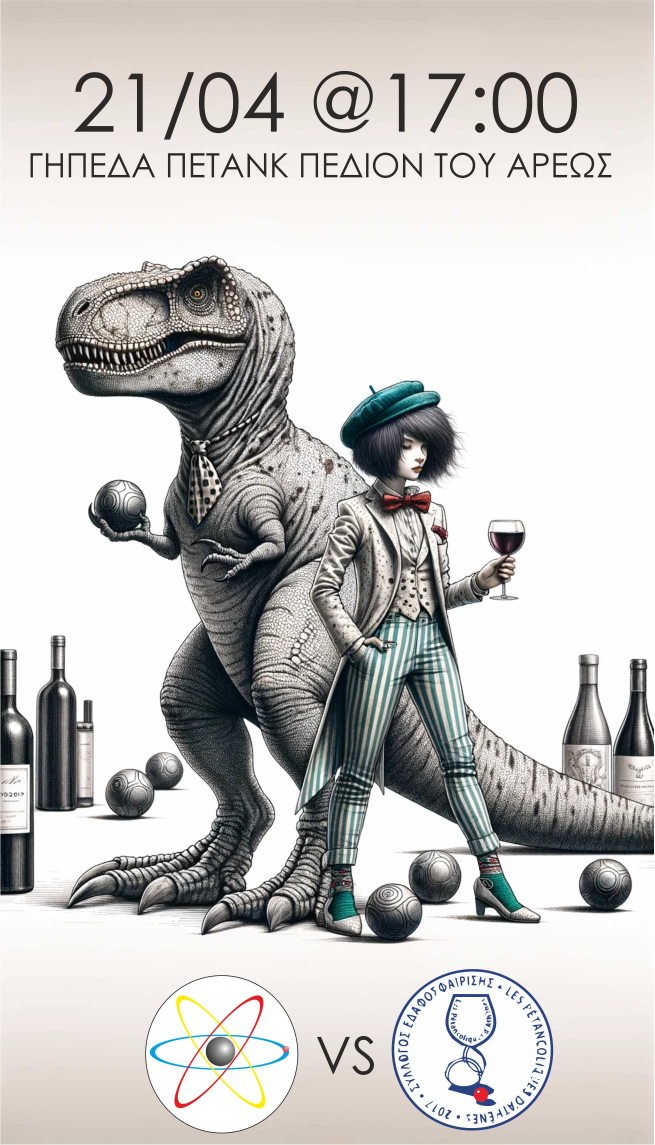
#> input picture media/team_photos/╬ι╬Χ╬ν╬Σ_VS_PETANCHOLIQUE_17.jpg, 1963 x 3434 px (shown at 1/3 size)
$ python -i image_utils.py   (imports and definitions only)
#> lines starting #> are read from the running program, lines starting #| are printed output that depends on the picture
from django.core.files.storage import default_storage
from django.core.files.base import ContentFile
from PIL import Image
import io
import os

def optimize_image(image_file, max_width=800, max_height=600, quality=85, format_override=None):
    """
    Optimize uploaded images by resizing and compressing them.

    Args:
        image_file: Django UploadedFile object
        max_width: Maximum width in pixels
        max_height: Maximum height in pixels
        quality: JPEG quality (1-100)
        format_override: Force specific format ('JPEG', 'PNG', 'WEBP')

    Returns:
        ContentFile: Optimized image as Django ContentFile
    """
#> called with max_width = 800, max_height = 600, quality = 85
    try:
        # Open the image
        image = Image.open(image_file)
#> image is the input picture: PIL image 1963x3434 RGB; mean R, G, B 199.9, 198.7, 196.9

        # Convert RGBA to RGB for JPEG compatibility
        if image.mode in ('RGBA', 'LA', 'P'):
            # Create white background for transparency
            background = Image.new('RGB', image.size, (255, 255, 255))
            if image.mode == 'P':
                image = image.convert('RGBA')
            background.paste(image, mask=image.split()[-1] if image.mode == 'RGBA' else None)
            image = background

        # Get original dimensions
        original_width, original_height = image.size
#> original_width = 1963; original_height = 3434

        # Calculate new dimensions while maintaining aspect ratio
        if original_width > max_width or original_height > max_height:
            # Calculate scaling factor
            width_ratio = max_width / original_width
#> width_ratio = 0.408
            height_ratio = max_height / original_height
#> height_ratio = 0.175
            scale_factor = min(width_ratio, height_ratio)
#> scale_factor = 0.175

            new_width = int(original_width * scale_factor)
#> new_width = 342
            new_height = int(original_height * scale_factor)
#> new_height = 600

            # Resize image with high-quality resampling
            image = image.resize((new_width, new_height), Image.Resampling.LANCZOS)
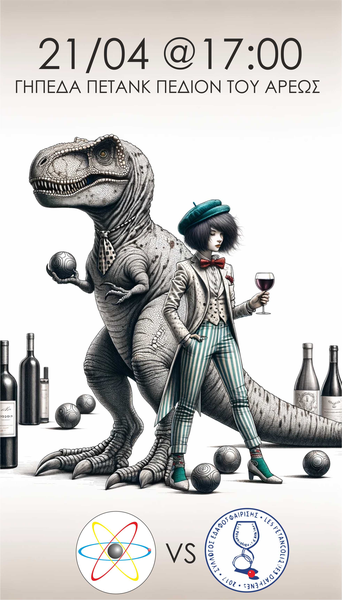
#> image: PIL image 342x600 RGB; mean R, G, B 199.7, 198.5, 196.7

        # Determine output format
        if format_override:
            output_format = format_override
        elif image_file.name.lower().endswith(('.png', '.gif')):
            output_format = 'PNG'
        else:
            output_format = 'JPEG'

        # Save optimized image to memory
        output_buffer = io.BytesIO()

        if output_format == 'JPEG':
            image.save(output_buffer, format='JPEG', quality=quality, optimize=True)
        elif output_format == 'PNG':
            image.save(output_buffer, format='PNG', optimize=True)
        elif output_format == 'WEBP':
            image.save(output_buffer, format='WEBP', quality=quality, optimize=True)

        output_buffer.seek(0)

        # Generate optimized filename
        name, ext = os.path.splitext(image_file.name)
        if output_format == 'JPEG':
            new_name = f"{name}_optimized.jpg"
        elif output_format == 'PNG':
            new_name = f"{name}_optimized.png"
        elif output_format == 'WEBP':
            new_name = f"{name}_optimized.webp"
        else:
            new_name = f"{name}_optimized{ext}"

        return ContentFile(output_buffer.getvalue(), name=new_name)

    except Exception as e:
        print(f"Image optimization failed: {e}")
        # Return original file if optimization fails
        return image_file

# [67 lines left out: functions optimize_profile_picture, optimize_team_logo, optimize_team_photo, validate_image_size, get_image_info, not called in this run]

>>> result = optimize_image('../media/team_photos/╬ι╬Χ╬ν╬Σ_VS_PETANCHOLIQUE_17.jpg')
